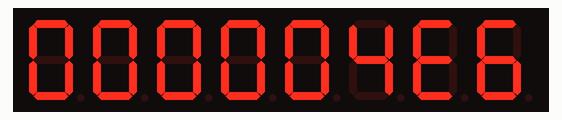
Recording of a program running on a simulated Arduino Uno, built with avr-gcc and run on an emulated ATmega328P. Shown: 8-digit seven-segment display. Wiring (inferred from the names in the program): MAX7219 LED driver: data pin 4; clock pin 3; CS pin 2.

Above: at 1.41 s.
At 6.25 s:
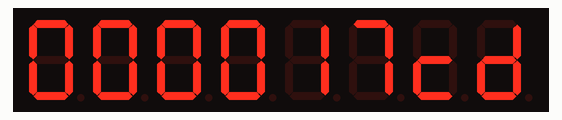
At 10.78 s:
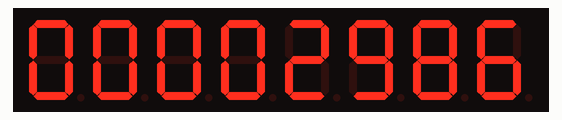
At 20.46 s:
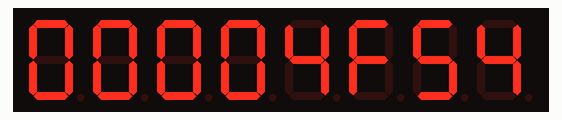
At 29.54 s:
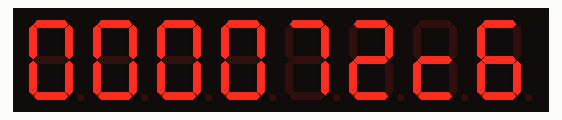
At 39.82 s:
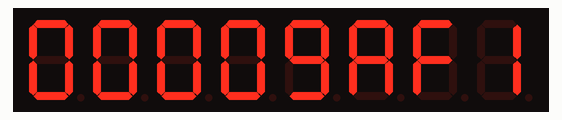

The program:

main.cpp
```cpp
// (licence header left out)
#include <Arduino.h>

#include "MAX7219.h"

#define CSB   PIND2
#define CLK   PIND3
#define DAT  PIND4

int delay_ms = 1; //ms

void write_dword(uint32_t dword);
void write_word(uint8_t position, uint16_t word);
void write_byte(uint8_t position, uint8_t byte);

void setup() {
    MAX7219_init(CSB, CLK, DAT, 0x01);
    MAX7219_test();
    MAX7219_clear();
}

void loop() {
    write_dword(millis());
    delay(delay_ms);
}

void write_dword(uint32_t dword) {
    write_word( 4, (dword >> 16) & 0xffff);
    write_word( 0, dword & 0xffff);
}

void write_word(uint8_t position, uint16_t word) {
    for ( uint8_t i = 0; i < 4; ++i) {
        MAX7219_write(position + i, (word & 0x0f) + 0x00);
        word >>= 4;
    }
}

void write_byte(uint8_t position, uint8_t byte) {
    for ( uint8_t i = 0; i < 2; ++i) {
        MAX7219_write(position + i, (byte & 0x0f) + 0x00);
        byte >>= 4;
    }
}
```

MAX7219.cpp
```cpp
// (licence header left out)
#include <Arduino.h>

#include "MAX7219.h"

/**
 * slow down the serial communications (the module only accepts serial bits at speeds <10MHz)
 */
#define MAX7219_CLOCK_DELAY_US 20

/**
 * if this is set we are directly driving segments
 */
#define MAX7219_DIRECT_DRIVE

#ifdef MAX7219_DIRECT_DRIVE
#define _MAX7219_BLANK 0x00
#else
#define _MAX7219_BLANK 0x0f
#endif

// private config (state), use _max7219_init() to initialize
uint8_t _MAX7219_CSB = 2;
uint8_t _MAX7219_CLK = 3;
uint8_t _MAX7219_DAT = 4;


// 7 seg display driver characters, common cathode configuration
const uint8_t _max7219_segments[16] = {
        //abcdefg
        0b1111110, // ZERO
        0b0110000, // ONE
        0b1101101, // TWO
        0b1111001, // THREE
        0b0110011, // FOUR
        0b1011011, // FIVE
        0b1011111, // SIX
        0b1110000, // SEVEN
        0b1111111, // EIGHT
        0b1111011, // NINE
        0b1110111, // ALPHA
        0b0011111, // BRAVO
        0b0001101, // CHARLIE 'c'  or use 0b1001110 for CHARLIE 'C'
        0b0111101, // DELTA
        0b1001111, // ECHO
        0b1000111  // FOXTROT
};

void _max7219_clock_delay() {
    delayMicroseconds(MAX7219_CLOCK_DELAY_US);
}

void _max7219_shift_out_msb(uint8_t val) // rising edge of clock grabs the value
{
    uint8_t i;
    for (i = 0; i < 8; i++)  {
        digitalWrite(_MAX7219_CLK, LOW);
        _max7219_clock_delay();

        digitalWrite(_MAX7219_DAT, (val & 0x80) != 0);
        val <<= 1;

        digitalWrite(_MAX7219_CLK, HIGH); //shift happens
        _max7219_clock_delay();
    }
}

void MAX7219_send_cmd(uint16_t cmd) {
    digitalWrite(_MAX7219_CSB, LOW);
    _max7219_clock_delay();
    _max7219_shift_out_msb((cmd >> 8) & 0xFF);
    _max7219_shift_out_msb(cmd & 0xFF);
    digitalWrite(_MAX7219_CSB, HIGH); // on CS rising edge the command is latched
    _max7219_clock_delay();
}

void MAX7219_init(uint8_t csb_pin, uint8_t clk_pin, uint8_t dat_pin, uint8_t intensity) {
    _MAX7219_CSB = csb_pin;
    _MAX7219_CLK = clk_pin;
    _MAX7219_DAT = dat_pin;

    // initialize pins
    pinMode(_MAX7219_CSB, OUTPUT);
    pinMode(_MAX7219_CLK, OUTPUT);
    pinMode(_MAX7219_DAT, OUTPUT);

    // disable chip
    digitalWrite(_MAX7219_CSB, HIGH);
    digitalWrite(_MAX7219_DAT, LOW);
    digitalWrite(_MAX7219_CLK, LOW);

    // set shutdown mode
    MAX7219_shutdown();

    // clear the digits
    MAX7219_clear();

#ifdef MAX7219_DIRECT_DRIVE
    // set decode mode to explicit, we will drive the segments directly
    MAX7219_send_cmd(0x0900);
#else
    // set decode mode to "code B", i.e. [0-9EHLP\-]
    MAX7219_send_cmd(0x09FF);
#endif

    // set_intensity
    MAX7219_send_cmd(0x0a00 + (intensity % 8));

    // set scan limit to show all 8 digits
    MAX7219_send_cmd(0x0b07);

    // set normal operation flag in the shutdown register
    MAX7219_send_cmd(0x0c01);
}

void MAX7219_shutdown() {
    // set shutdown flag in the shutdown register
    MAX7219_send_cmd(0x0c00);
}

void MAX7219_test() {
    uint8_t d = 20;
    for(uint8_t i = 0; i < d; ++i) {
        MAX7219_send_cmd(0x0f01); // switch test bit on
        delay(d);
        MAX7219_send_cmd(0x0f00); // switch test bit off
        delay(d);
    }
    delay(d*20);
}

void MAX7219_clear() {
    for (uint16_t pos = 0; pos < 8; pos++) {
        MAX7219_clear(pos);
    }
}

void MAX7219_clear(uint8_t position) {
    MAX7219_send_cmd(( ((position & 0x7) + 1) << 8) + _MAX7219_BLANK); //digit 0 is at address 1
}

void MAX7219_write(uint8_t position, uint8_t value) {
    position++; //digit 0 is at address 1
    uint16_t cmd = position > 8 ? position - 8 : position; // wrap around position
#ifdef MAX7219_DIRECT_DRIVE
    // use segment lookup table and show dot if but 7 is set
    value = _max7219_segments[(int)(value & 0x7f)] + (value & 0x80);
#endif
    MAX7219_send_cmd((cmd <<  8) + value);
}
```

MAX7219.h
```cpp
// (licence header left out)
// For MAX7219 datasheet see: https://datasheets.maximintegrated.com/en/ds/MAX7219-MAX7221.pdf

#ifndef MAX7219_H
#define MAX7219_H

/**
 * Send a 16 bit command to the MAX7219
 * @param cmd
 */
void MAX7219_send_cmd(uint16_t cmd);

/**
 * Initialize the MAX7219 library.
 * * initialize control pins
 * * disable chip and send shutdown command
 * * clear all values (makes all positions show empty)
 * * set decode mode (see directive MAX7219_DIRECT_DRIVE)
 * * set intensity
 * * set scan limit to all 8 positions
 * * switch on normal operation
 *
 * @param csb_pin CS pin
 * @param clk CLK pin
 * @param dat_pin DATA pin
 * @param intensity 0x00 - 0x0f (bits 3-7 are ignored)
 */
void MAX7219_init(uint8_t csb_pin, uint8_t clk, uint8_t dat_pin, uint8_t intensity = 0xFF);

/**
 * Sends the shutdown command to the MAX7219 controller (switches on power safe more and disables display).
 * Call MAX7219_init() or MAX7219_test() to resume operation
 */
void MAX7219_shutdown();

/**
 * Set test mode for 500 millis, then turn the display off for 500 mills, total delay ~1 second.
 */
void MAX7219_test();

/**
 * switch off all segments in all positions
 */
void MAX7219_clear();

/**
 * switch off all segments in at the given position
 * @param position 0 - 7, wraps around by ignoring bits 3-7, position 0 is the right-most (least-significant)
 */
void MAX7219_clear(uint8_t position);

/**
 * Send a single character to the display
 * @param position 0 - 7, wraps around by ignoring bits 3-7, position 0 is the right-most (least-significant)
 * @param value the value to show, if bit 7 is set the decimal point is illuminated
 */
void MAX7219_write(uint8_t position, uint8_t value);

#endif MAX7219_H
```
